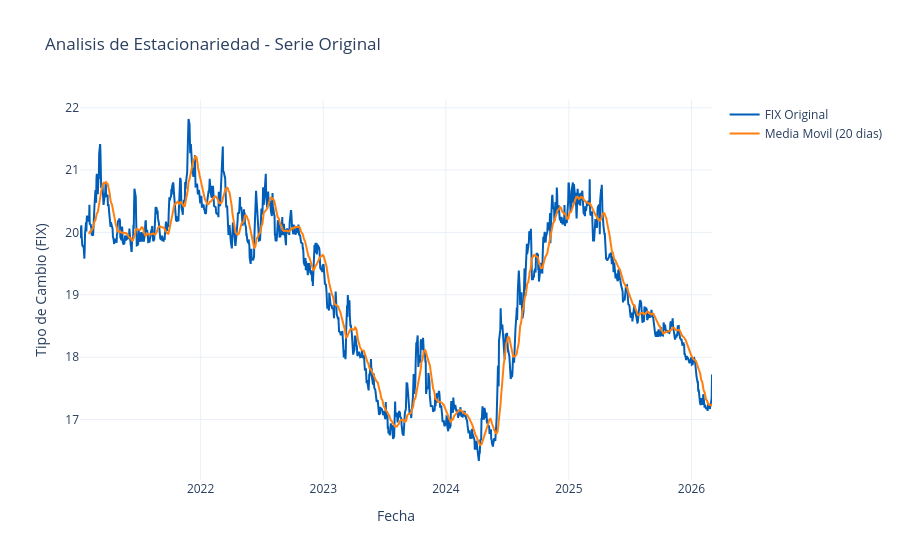

Here is the notebook cell this chart was saved with:
### Code cell
# Calculo de la media movil de 20 dias para visualizar la tendencia
df['Media_Movil'] = df['FIX'].rolling(window=20).mean()

# Grafica interactiva de la serie original y su media movil
fig = go.Figure()
fig.add_trace(go.Scatter(x=df.index, y=df['FIX'], name="FIX Original", line=dict(color='#005EB8')))
fig.add_trace(go.Scatter(x=df.index, y=df['Media_Movil'], name="Media Movil (20 dias)", line=dict(color='#ff7f0e')))
fig.update_layout(title="Analisis de Estacionariedad - Serie Original", xaxis_title="Fecha", yaxis_title="Tipo de Cambio (FIX)", template="plotly_white")
fig.show()

# Prueba de Dickey-Fuller Aumentada (ADF) sobre la serie original
resultado_adf = adfuller(df['FIX'].dropna())
print("Prueba de Dickey-Fuller Aumentada (ADF) - Serie Original")
print(f"Estadistico ADF: {resultado_adf[0]:.4f}")
print(f"Valor p: {resultado_adf[1]:.4f}")

if resultado_adf[1] < 0.05:
    print("Conclusion: La serie original ES estacionaria.")
else:
    print("Conclusion: La serie original NO es estacionaria. Necesitaremos transformarla.")

### Figure 1 — Plotly figure (JSON) as saved in the notebook; plotly's stock layout.template omitted (floating-point values rounded to 4 significant figures; data arrays with more than 128 entries replaced by an {"elided": "..."} marker saying what was removed)
{"data": [{"line": {"color": "#005EB8"}, "name": "FIX Original", "type": "scatter", "x": {"elided": "1344 str values"}, "y": {"elided": "1344 float values"}}, {"line": {"color": "#ff7f0e"}, "name": "Media Movil (20 dias)", "type": "scatter", "x": {"elided": "1344 str values"}, "y": {"elided": "1344 float values"}}], "layout": {"title": {"text": "Analisis de Estacionariedad - Serie Original"}, "xaxis": {"title": {"text": "Fecha"}}, "yaxis": {"title": {"text": "Tipo de Cambio (FIX)"}}}}
